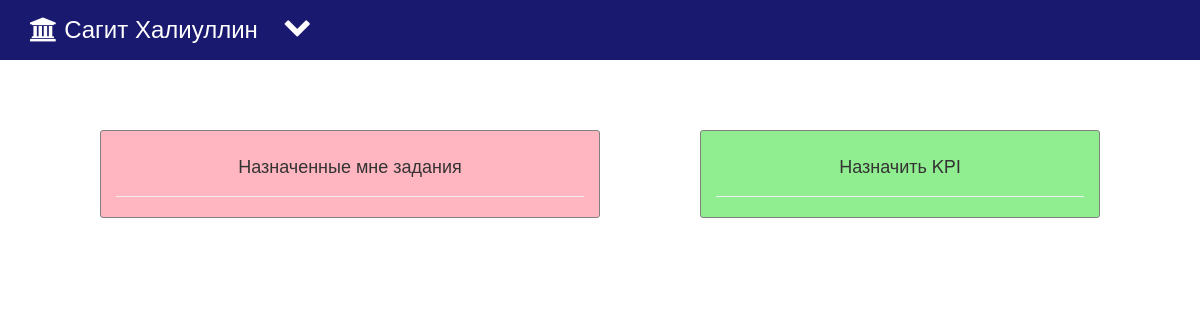
Page /app/main/ (signed in) on the earlier database version.
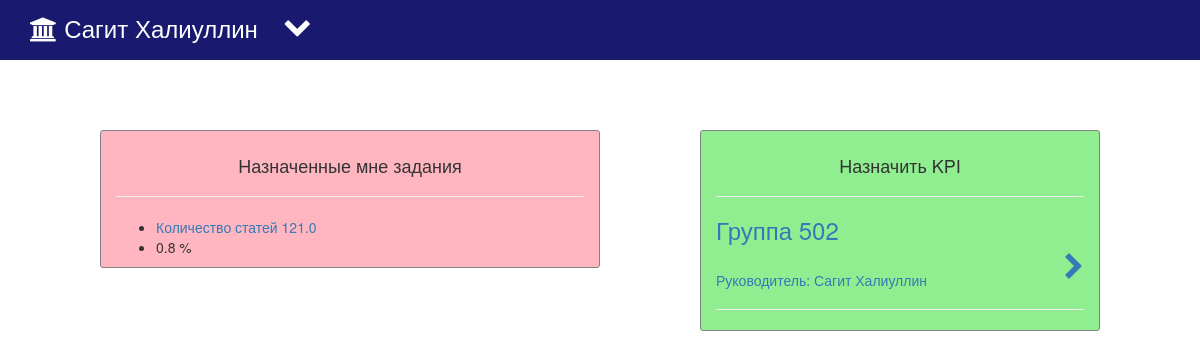
Same page on the later database version.
### app/models.py (models this page shows, shortened)
class UserProfile(models.Model):
    user = models.OneToOneField(User)
    third_name = models.CharField(max_length=30)
    birth_date = models.DateField('birth date')
    position = models.ForeignKey('Position', related_name='users', blank=True, null=True)
    department = models.ForeignKey('Department', related_name='users', blank=True, null=True)

class AssignedKPI(models.Model):
    assigner = models.ForeignKey(User, null=True)
    kpi = models.ForeignKey('KPI', verbose_name="KPI")
    department = models.ForeignKey('Department')
    amount = models.FloatField(default=0.0)
    complete = models.FloatField(
        blank=True, default=0.0
    )
    datetime = models.DateTimeField(null=True, blank=True)
    deadline = models.DateTimeField(blank=True)
    comment = models.TextField(blank=True, verbose_name="Комментарий")
    budget = models.IntegerField(default=0, blank=True)
    report = models.CharField(max_length=500, blank=True)
    accepted = models.NullBooleanField(null=True, blank=True)
    datetimeaccept = models.DateTimeField(null=True, blank=True)
    def to_percent(self):
        percent = (float)(self.complete) / (float)(self.amount) * 100.0
        return round(percent, 1)

class KPI(models.Model):
    name = models.CharField(max_length=50, unique=True)

class Department(models.Model):
    name = models.CharField(max_length=100)
    head = models.OneToOneField(User, related_name="head_of_department")
    superior = models.ForeignKey(
        'Department',
        related_name="superior_of_this_department",
        blank=True,
        null=True,
    )
    DEPARTMENT_TYPE_CHOICES = (
        ('0', "Направление"),
        ('1', "Кафедра"),
        ('2', "Научная группа"),
        ('3', "Лаборатория"),
    )
    type = models.CharField(max_length=1, choices=DEPARTMENT_TYPE_CHOICES)
    KPI = models.ManyToManyField(
        'KPI',
        through='AssignedKPI',
        through_fields=('department', 'kpi')
    )

### app/views.py (the view)
def main(request):
    if not request.user.is_authenticated():
        return redirect('login')
    profile = UserProfile.objects.get(user=auth.get_user(request))
    set = Department.objects.filter(superior=profile.department)
    accepted_kpis = AssignedKPI.objects.filter(department=profile.department, accepted=True)
    not_accepted_kpis = AssignedKPI.objects.filter(department=profile.department, accepted=None)
    percent = []
    for x in accepted_kpis:
        if x.complete is not 0:
            percent.append(round(x.to_percent(), 1))
        else:
            percent.append(0)
    return render_to_response('app/main.html', {'profile': profile,'set':set, 'accepted_kpis':accepted_kpis, 'percent':percent, 'not_accepted_kpis': not_accepted_kpis})

### app/templates/app/main.html (shortened to what this page needs)
<!DOCTYPE html>
<html lang="en">
<head>
    {% load staticfiles %}
    <link href="../../static/app/bootstrap/css/bootstrap.min.css" rel="stylesheet" media="screen">
    <link rel="stylesheet" href="{% static 'app/style.css' %}">
    <link rel="stylesheet" href="../../static/app/font-awesome/css/font-awesome.min.css">
</head>
<body>
<nav class="nv navbar navbar-default navbar-fixed-top">
    <div class="container">
        <div class="dropdown">
            <button class="btn btn-default dropdown-toggle btn-blue" type="button" id="dropdownMenu1" data-toggle="dropdown" aria-haspopup="true" aria-expanded="true"> <i class="fa fa-chevron-down fa-2x" aria-hidden="true"></i> </button>
        </div>
        <h3 class="name1"><i class="fa fa-university" aria-hidden="true"></i> {{ profile.user.first_name }} {{ profile.user.last_name  }} &nbsp </h3>
    </div>
</nav>
<div class="tasks">
    <div class="col-lg-5 col-lg-offset-1 col-md-5 col-md-offset-1 col-sm-10 col-sm-offset-1 myTasks">
        <h4 class="center-text">Назначенные мне задания</h4>
        <hr>
    <ul>
        {% for y in accepted_kpis %}<li><a href="/app/kpi/{{ y.id }}/">{{ y.kpi.name }} {{ y.comment }} {{ y.amount }}</a></li>{% endfor %}
        {% for x in percent %}<li>{{ x }} %</li>{% endfor %}
    </ul>
    </div>
    <div class="col-lg-4 col-lg-offset-1 col-md-4 col-md-offset-1 col-sm-10 col-sm-offset-1 giveTasks">
        <h4 class="center-text">Назначить KPI</h4>
        <hr>
        {% for x in set %}
            <a style="display: block" href="/app/assign_kpi/{{ x.id }}/"><h3> {{ x.name }} </h3>
                <p><i class="pointer fa fa-chevron-right fa-2x" aria-hidden="true"></i></p>
            <h5 class="sub-type" style="padding-top: 20px">Руководитель: {{ x.head.first_name}} {{ x.head.last_name }} </h5>
            </a>
            <hr>
        {% endfor %}
    </div>
</div>
</body>
</html>

### app/static/app/style.css (style rules this page uses)
@media (min-width: 1200px) { .tasks { padding-top: 70px; } }
@media (min-width: 1200px) { .myTasks { border-radius: 3px; } }
@media (min-width: 1200px) { .giveTasks { border-radius: 3px; } }
body { padding-top: 60px; }
.nv { background-color: #191970; border: none; height: 60px; }
.dropdown { display: inline; }
.btn-blue { background-color: #191970; border: none; color: white; padding-top:12px; }
.myTasks { border: 1px solid grey; background-color: lightpink; }
.giveTasks { border: 1px solid grey; background-color: lightgreen; }
.center-text { padding-top: 15px; text-align: center; }
.name1 { margin-top: 15px; display: inline; color: white; float: left; }
.pointer { float: right; }

Differences in the rows shown:
added AssignedKPI: kpi.name "Количество статей", amount "121.0"
now on this page (row edited): Department: name "Группа 502", head.first_name "Сагит", head.last_name "Халиуллин"
Other differences:
new list line: "0.8 %"
